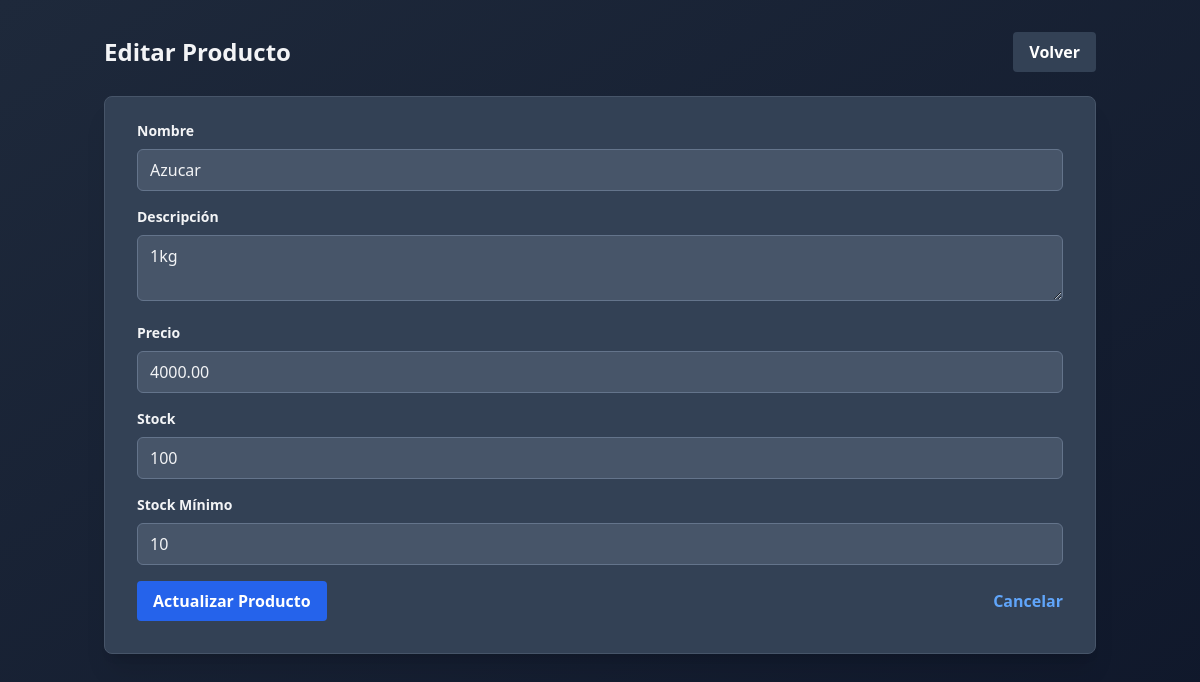
Screenshot of /editar_producto.php?id=3 (signed in) with the database file from the repository.
### tables this page shows
CREATE TABLE `productos` (
  `id` int(11) NOT NULL,
  `nombre` varchar(100) NOT NULL,
  `descripcion` text DEFAULT NULL,
  `precio` decimal(10,2) NOT NULL,
  `stock` int(11) NOT NULL,
  `fecha_creacion` timestamp NOT NULL DEFAULT current_timestamp(),
  `stock_minimo` int(11) NOT NULL DEFAULT 10
);

### includes/functions.php (called while the page is built, shortened)
<?php
$servername = "localhost";
$username = "root";
$password = "";
$dbname = "inventario_supermercado";
$conn = new mysqli($servername, $username, $password, $dbname);
function obtenerProductoPorId($id) {
    global $conn;
    $sql = "SELECT * FROM productos WHERE id = ?";
    $stmt = $conn->prepare($sql);
    $stmt->bind_param("i", $id);
    $stmt->execute();
    $result = $stmt->get_result();
    return $result->fetch_assoc();
}
?>

### editar_producto.php (the view, shortened to what this page needs)
<?php
require_once 'includes/functions.php';
$producto = null;
if (isset($_GET['id'])) {
    $producto = obtenerProductoPorId($_GET['id']);
}
?>
<!DOCTYPE html>
<html lang="es">
<head>
    <script src="https://cdn.tailwindcss.com"></script>
</head>
<body class="bg-gradient-to-br from-slate-800 to-slate-900 min-h-screen">
    <div class="container mx-auto px-4 py-8">
        <div class="flex justify-between items-center mb-6">
            <h1 class="text-2xl font-bold text-gray-100">Editar Producto</h1>
            <a href="index.php" class="bg-slate-700 hover:bg-slate-600 text-white font-bold py-2 px-4 rounded transition duration-300">
                Volver
            </a>
        </div>
        <?php if ($producto): ?>
            <form action="editar_producto.php" method="POST"
                  class="bg-slate-700 shadow-xl rounded-lg px-8 pt-6 pb-8 mb-4 border border-slate-600">
                <div class="mb-4">
                    <label class="block text-gray-100 text-sm font-bold mb-2" for="nombre">
                        Nombre
                    </label>
                    <input class="w-full px-3 py-2 bg-slate-600 border border-slate-500 rounded-md
                                text-gray-100 focus:outline-none focus:ring focus:border-blue-400"
                           id="nombre" type="text" name="nombre" value="<?php echo htmlspecialchars($producto['nombre']); ?>" required>
                </div>
                <div class="mb-4">
                    <label class="block text-gray-100 text-sm font-bold mb-2" for="descripcion">
                        Descripción
                    </label>
                    <textarea class="w-full px-3 py-2 bg-slate-600 border border-slate-500 rounded-md
                                    text-gray-100 focus:outline-none focus:ring focus:border-blue-400"
                              id="descripcion" name="descripcion"><?php echo htmlspecialchars($producto['descripcion']); ?></textarea>
                </div>
                <div class="mb-4">
                    <label class="block text-gray-100 text-sm font-bold mb-2" for="precio">
                        Precio
                    </label>
                    <input class="w-full px-3 py-2 bg-slate-600 border border-slate-500 rounded-md
                                text-gray-100 focus:outline-none focus:ring focus:border-blue-400"
                           id="precio" type="number" step="0.01" name="precio" value="<?php echo $producto['precio']; ?>" required>
                </div>
                <div class="mb-4">
                    <label class="block text-gray-100 text-sm font-bold mb-2" for="stock">
                        Stock
                    </label>
                    <input class="w-full px-3 py-2 bg-slate-600 border border-slate-500 rounded-md
                                text-gray-100 focus:outline-none focus:ring focus:border-blue-400"
                           id="stock" type="number" name="stock" value="<?php echo $producto['stock']; ?>" required>
                </div>
                <div class="mb-4">
                    <label class="block text-gray-100 text-sm font-bold mb-2" for="stock_minimo">
                        Stock Mínimo
                    </label>
                    <input class="w-full px-3 py-2 bg-slate-600 border border-slate-500 rounded-md
                                text-gray-100 focus:outline-none focus:ring focus:border-blue-400"
                           id="stock_minimo" type="number" name="stock_minimo" value="<?php echo $producto['stock_minimo']; ?>" required>
                </div>
                <div class="flex items-center justify-between">
                    <button class="bg-blue-600 hover:bg-blue-700 text-white font-bold py-2 px-4 rounded
                                 transition duration-300 focus:outline-none focus:shadow-outline" type="submit">
                        Actualizar Producto
                    </button>
                    <a class="text-blue-400 hover:text-blue-300 font-bold transition duration-300"
                       href="index.php">Cancelar</a>
                </div>
            </form>
        <?php else: ?>
            <p class="text-red-400">Producto no encontrado.</p>
        <?php endif; ?>
    </div>
</body>
</html>

### rows the page displays
productos: nombre "Azucar", descripcion "1kg", precio "4000.00", stock "100", stock_minimo "10"
